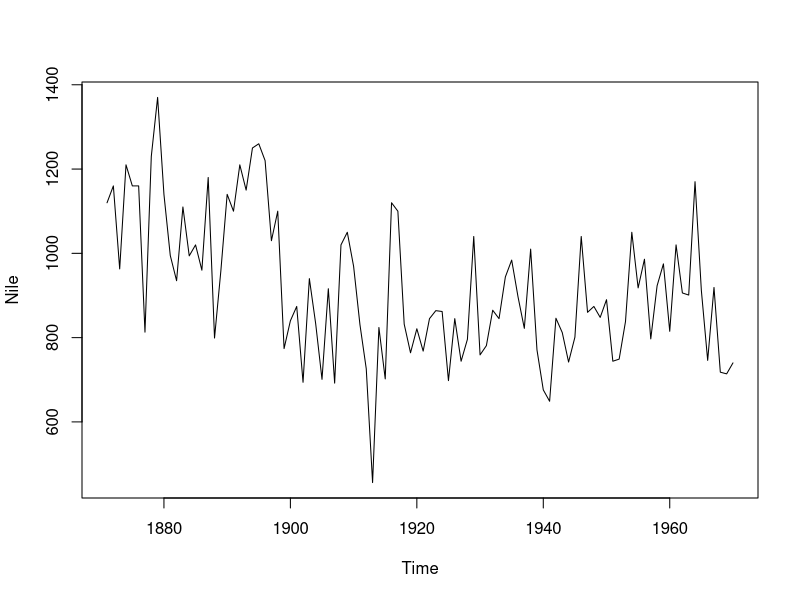
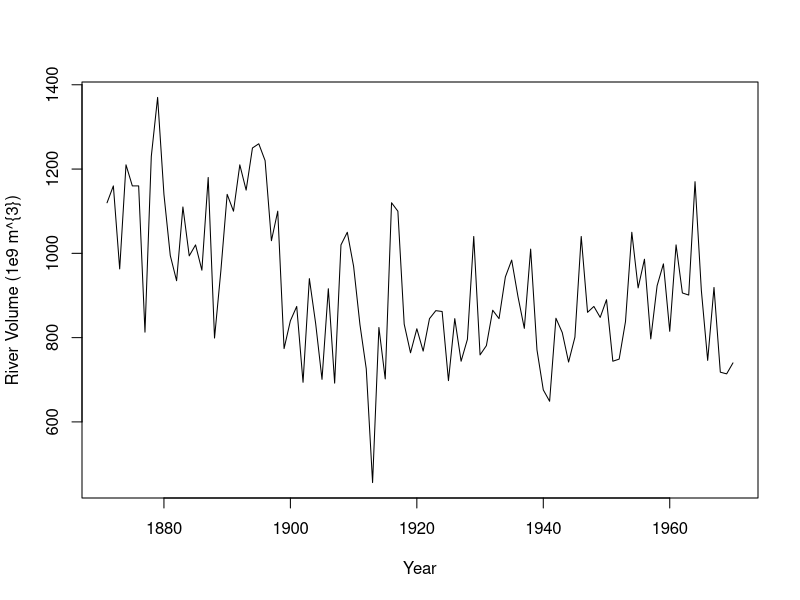
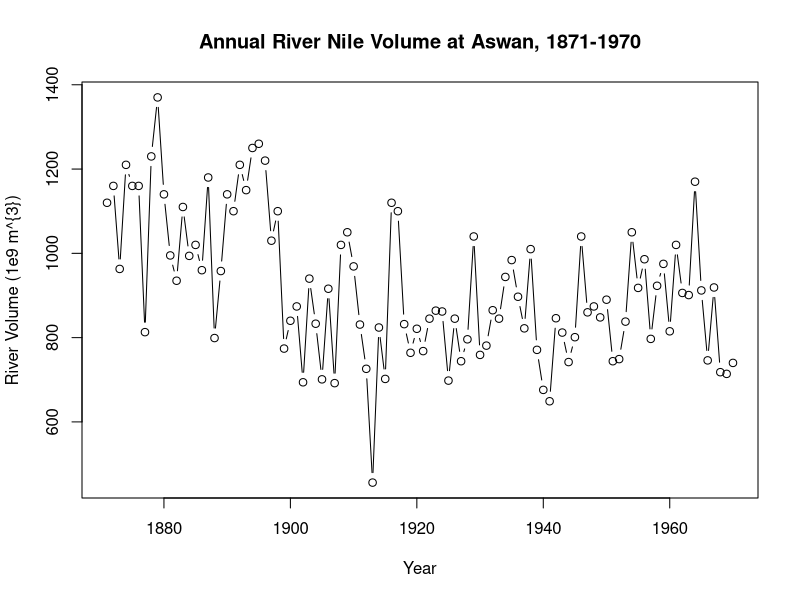
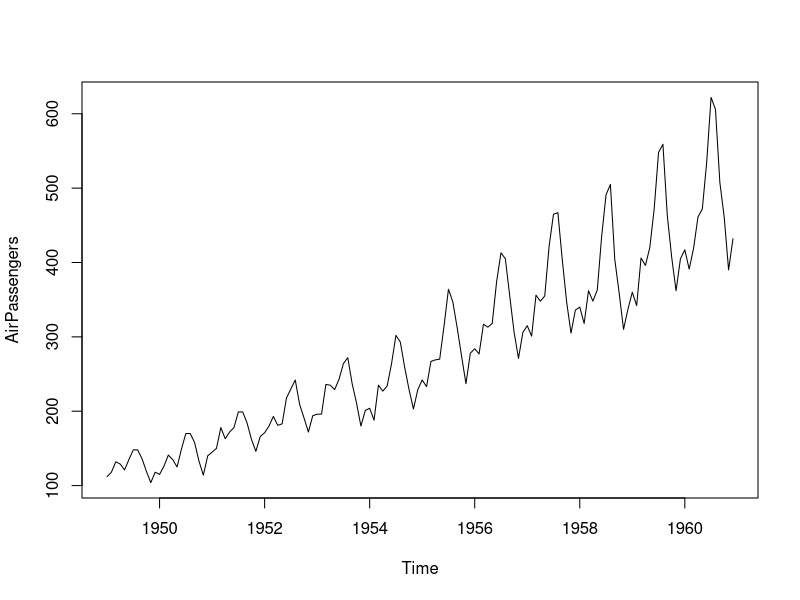

Write the R code that produced these figures, in order. (Note: this script raises an error after producing the figures.)
## ---- chunk 1
# Print the Nile dataset
print(Nile)

# List the number of observations in the Nile dataset
length(Nile)

# Display the first 10 elements of the Nile dataset
head(Nile, 10)

# Display the last 12 elements of the Nile dataset
tail(Nile, 12)

## ---- chunk 2
# Plot the Nile data
plot(Nile)

# Plot the Nile data with xlab and ylab arguments
plot(Nile, xlab = "Year", ylab = "River Volume (1e9 m^{3})")

# Plot the Nile data with xlab, ylab, main, and type arguments
plot(Nile, xlab = "Year", ylab = "River Volume (1e9 m^{3})", main = "Annual River Nile Volume at Aswan, 1871-1970", type ="b")

## ---- chunk 3
# Plot AirPassengers
plot(AirPassengers)

# View the start and end dates of AirPassengers
start(AirPassengers)
end(AirPassengers)



# Use time(), deltat(), frequency(), and cycle() with AirPassengers 
time(AirPassengers)
deltat(AirPassengers)
frequency(AirPassengers)
cycle(AirPassengers)



## ---- chunk 4
# Plot the continuous_series using continuous time indexing
par(mfrow=c(2,1))
plot(continuous_time_index,continuous_series, type = "b")

# Make a discrete time index using 1:20 
discrete_time_index <-seq(1:20)

# Now plot the continuous_series using discrete time indexing
plot(discrete_time_index,continuous_series, type = "b")

## ---- chunk 5
# Plot the AirPassengers data
plot(AirPassengers)

# Compute the mean of AirPassengers
mean(AirPassengers)

# Impute mean values to NA in AirPassengers
AirPassengers[85:96] <- mean(AirPassengers, na.rm = TRUE)

# Generate another plot of AirPassengers
plot(AirPassengers)

# Add the complete AirPassengers data to your plot
rm(AirPassengers)
points(AirPassengers, type = "l", col = 2, lty = 3)

## ---- chunk 6
# Use print() and plot() to view data_vector
print(data_vector)
plot(data_vector)

# Convert data_vector to a ts object with start = 2004 and frequency = 4
time_series <- ts(data_vector, start = 2004, frequency = 4)

# Use print() and plot() to view time_series
print(time_series)
plot(time_series)

## ---- chunk 7
# Check whether data_vector and time_series are ts objects
is.ts(data_vector)
is.ts(time_series)


# Check whether Nile is a ts object
is.ts(Nile)

# Check whether AirPassengers is a ts object
is.ts(AirPassengers)

## ---- chunk 8
data("EuStockMarkets")
eu_stocks <- EuStockMarkets
# Check whether eu_stocks is a ts object
is.ts(eu_stocks)

# View the start, end, and frequency of eu_stocks
start(eu_stocks)
end(eu_stocks)
frequency(eu_stocks)



# Generate a simple plot of eu_stocks
plot(eu_stocks)

# Use ts.plot with eu_stocks
ts.plot(eu_stocks, col = 1:4, xlab = "Year", ylab = "Index Value", main = "Major European Stock Indices, 1991-1998")

# Add a legend to your ts.plot
legend("topleft", colnames(eu_stocks), lty = 1, col = 1:4, bty = "n")

## ---- chunk 9
rapid_growth <- c(6.22644721334281, 6.10335382233382, 6.29634123585615, 6.24622955111167, 
6.22843195527522, 6.28229708775537, 6.20844741922452, 6.20972128804789, 
6.35827250415224, 6.28572984126078, 6.29387377889552, 6.16014735145226, 
6.31171477530532, 6.34460185650482, 6.25941927762177, 6.18867511691063, 
6.38790705099065, 6.38211034916024, 6.42322549478775, 6.4318422960411, 
6.40873477794284, 6.37508734151749, 6.31744522223519, 6.46788076206124, 
6.23382236782298, 6.40868419809582, 6.40283085141402, 6.41937842976356, 
6.30062859840956, 6.50848865168789, 6.53252585448752, 6.4225676888201, 
6.56693585306342, 6.54290112400289, 6.52492605202954, 6.49093634370728, 
6.46568125422392, 6.39947651373773, 6.50243362179406, 6.47845692668784, 
6.40703070676956, 6.54632451169874, 6.46396896781775, 6.75200389180284, 
6.50328328954751, 6.35174292371473, 6.67422454855503, 6.62219288746384, 
6.41476108293605, 6.43719203115034, 6.72539251138006, 6.46129116769531, 
6.60235483491626, 6.64936315848762, 6.53216909563942, 6.50393344502688, 
6.56939936271001, 6.82239761937805, 6.48632679303797, 6.55179037142821, 
6.52721681333954, 6.66151960536819, 6.57323912069037, 6.69491787322661, 
6.71025455545394, 6.4875098623154, 6.5976094065566, 6.65097574043069, 
6.46334569409202, 6.83756010365691, 6.52308725269382, 6.89596890707456, 
6.49963450012032, 6.70138073649028, 6.78378805946117, 6.82900956493073, 
6.87671045494522, 6.65586412994792, 6.78105582107621, 6.87869539045853, 
6.80567650980035, 6.9282886773914, 6.98021390044576, 6.78690965068204, 
6.79080811988766, 6.85687324422581, 6.77769160645684, 6.95059216963548, 
6.80362618929694, 6.98439998172557, 6.83937514670541, 6.82648372642902, 
6.76942049838646, 6.69844037789147, 6.91201386077297, 6.91589786378861, 
7.081279365728, 6.62269723643191, 6.85380081770285, 6.78729839010667, 
6.97997757673786, 7.00409281457646, 7.0301370200274, 6.88330838114885, 
6.85452432960534, 7.07142280689253, 7.11243105220367, 6.88448226209977, 
6.72947618664758, 7.1881141525679, 6.74800100349129, 7.09076506309115, 
7.15029262699804, 7.20731260322573, 7.00545657231082, 7.18905950184368, 
7.14576273692186, 6.96435196790078, 7.09347707755427, 6.98901289603892, 
7.15807071571375, 7.0861393036455, 6.96453837871522, 7.08007503607121, 
7.06184312320099, 6.970443266778, 7.26477812949222, 6.97621062749874, 
7.33910288239914, 7.29108186763736, 7.02794060038759, 7.16709321266713, 
7.3494070973242, 7.19511509230523, 7.18191405213385, 7.08107491410905, 
7.30144057114722, 7.12361532128538, 7.12106824351186, 7.29207052275869, 
7.19184016387511, 7.37117971137166, 7.22487208663911, 7.31558843331146, 
7.41453526842476, 7.44109377015137, 7.34630937946721, 7.39375688767601, 
7.5357548122989, 7.2230191007094, 7.27219792344658, 7.27754962755863, 
7.3651268103319, 7.42729707447298, 7.41553982321997, 7.17919122609255, 
7.18994543004138, 7.18773237814052, 7.34632391396533, 7.38162903767151, 
7.47790970913714, 7.31975684228401, 7.37281459204766, 7.39487334104795, 
7.34254155465234, 7.27206738741634, 7.42794795886081, 7.52332447049693, 
7.42260086748169, 7.51339668490706, 7.42193557510494, 7.48525411080987, 
7.41414498862142, 7.58580854844815, 7.62301240707291, 7.56480377155094, 
7.54523340699751, 7.30462202063205, 7.60781460317569, 7.4937562577587, 
7.58934505855497, 7.32446045453292, 7.4088965098932, 7.32862341178055, 
7.4363921995442, 7.39465343615595, 7.48845960812977, 7.35710160410629, 
7.5400883395603, 7.74888412502893, 7.5714673984741, 7.50674546593622, 
7.67545889501181, 7.72380440037869, 7.62667809326483, 7.63972455710096, 
7.605920282382, 7.67101631529587, 7.48172515305964, 7.60758361556912
)
# Log rapid_growth
linear_growth <- log(rapid_growth)
  
# Plot linear_growth using ts.plot()
 ts.plot(linear_growth)

## ---- chunk 10
z <- c(6.22644721334281, 6.10335382233382, 6.29634123585615, 6.24622955111167, 
6.22843195527522, 6.28229708775537, 6.20844741922452, 6.20972128804789, 
6.35827250415224, 6.28572984126078, 6.29387377889552, 6.16014735145226, 
6.31171477530532, 6.34460185650482, 6.25941927762177, 6.18867511691063, 
6.38790705099065, 6.38211034916024, 6.42322549478775, 6.4318422960411, 
6.40873477794284, 6.37508734151749, 6.31744522223519, 6.46788076206124, 
6.23382236782298, 6.40868419809582, 6.40283085141402, 6.41937842976356, 
6.30062859840956, 6.50848865168789, 6.53252585448752, 6.4225676888201, 
6.56693585306342, 6.54290112400289, 6.52492605202954, 6.49093634370728, 
6.46568125422392, 6.39947651373773, 6.50243362179406, 6.47845692668784, 
6.40703070676956, 6.54632451169874, 6.46396896781775, 6.75200389180284, 
6.50328328954751, 6.35174292371473, 6.67422454855503, 6.62219288746384, 
6.41476108293605, 6.43719203115034, 6.72539251138006, 6.46129116769531, 
6.60235483491626, 6.64936315848762, 6.53216909563942, 6.50393344502688, 
6.56939936271001, 6.82239761937805, 6.48632679303797, 6.55179037142821, 
6.52721681333954, 6.66151960536819, 6.57323912069037, 6.69491787322661, 
6.71025455545394, 6.4875098623154, 6.5976094065566, 6.65097574043069, 
6.46334569409202, 6.83756010365691, 6.52308725269382, 6.89596890707456, 
6.49963450012032, 6.70138073649028, 6.78378805946117, 6.82900956493073, 
6.87671045494522, 6.65586412994792, 6.78105582107621, 6.87869539045853, 
6.80567650980035, 6.9282886773914, 6.98021390044576, 6.78690965068204, 
6.79080811988766, 6.85687324422581, 6.77769160645684, 6.95059216963548, 
6.80362618929694, 6.98439998172557, 6.83937514670541, 6.82648372642902, 
6.76942049838646, 6.69844037789147, 6.91201386077297, 6.91589786378861, 
7.081279365728, 6.62269723643191, 6.85380081770285, 6.78729839010667, 
6.97997757673786, 7.00409281457646, 7.0301370200274, 6.88330838114885, 
6.85452432960534, 7.07142280689253, 7.11243105220367, 6.88448226209977, 
6.72947618664758, 7.1881141525679, 6.74800100349129, 7.09076506309115, 
7.15029262699804, 7.20731260322573, 7.00545657231082, 7.18905950184368, 
7.14576273692186, 6.96435196790078, 7.09347707755427, 6.98901289603892, 
7.15807071571375, 7.0861393036455, 6.96453837871522, 7.08007503607121, 
7.06184312320099, 6.970443266778, 7.26477812949222, 6.97621062749874, 
7.33910288239914, 7.29108186763736, 7.02794060038759, 7.16709321266713, 
7.3494070973242, 7.19511509230523, 7.18191405213385, 7.08107491410905, 
7.30144057114722, 7.12361532128538, 7.12106824351186, 7.29207052275869, 
7.19184016387511, 7.37117971137166, 7.22487208663911, 7.31558843331146, 
7.41453526842476, 7.44109377015137, 7.34630937946721, 7.39375688767601, 
7.5357548122989, 7.2230191007094, 7.27219792344658, 7.27754962755863, 
7.3651268103319, 7.42729707447298, 7.41553982321997, 7.17919122609255, 
7.18994543004138, 7.18773237814052, 7.34632391396533, 7.38162903767151, 
7.47790970913714, 7.31975684228401, 7.37281459204766, 7.39487334104795, 
7.34254155465234, 7.27206738741634, 7.42794795886081, 7.52332447049693, 
7.42260086748169, 7.51339668490706, 7.42193557510494, 7.48525411080987, 
7.41414498862142, 7.58580854844815, 7.62301240707291, 7.56480377155094, 
7.54523340699751, 7.30462202063205, 7.60781460317569, 7.4937562577587, 
7.58934505855497, 7.32446045453292, 7.4088965098932, 7.32862341178055, 
7.4363921995442, 7.39465343615595, 7.48845960812977, 7.35710160410629, 
7.5400883395603, 7.74888412502893, 7.5714673984741, 7.50674546593622, 
7.67545889501181, 7.72380440037869, 7.62667809326483, 7.63972455710096, 
7.605920282382, 7.67101631529587, 7.48172515305964, 7.60758361556912
)
# Generate the first difference of z
dz <- diff(z)
  
# Plot dz
ts.plot(dz)

# View the length of z and dz, respectively
length(z)
length(dz)


## ---- chunk 11
x <- 
c(-4.19803335973822, 9.56900905050747, 5.17514338906622, -9.69164636184119, 
-3.21529357476552, 10.8436693062559, 6.45215865708188, -10.8335590731441, 
-2.23535073514566, 10.119832962947, 6.57964573528545, -8.65656473226148, 
-2.51500138847406, 9.83743416797243, 7.38619432726046, -8.24350355631342, 
-4.26403257072438, 8.89886143008727, 8.54433581556254, -8.06691284107053, 
-4.02302530566536, 9.82267856454484, 7.77285238609707, -6.58777686807675, 
-3.45917112006633, 10.6138505016733, 7.37445047382904, -5.79871450522201, 
-1.20471055826558, 11.4292358845515, 7.57004694873634, -4.96838375977415, 
-2.00378659668805, 11.9413482982078, 9.40667210265289, -4.39658482425492, 
-1.55557889273259, 12.5998771289623, 8.50291637845889, -3.72896826710606, 
-2.82700000921691, 13.3759812867942, 8.12894114749321, -3.14924907770406, 
-2.79947272334396, 13.7105701226795, 6.75521688156725, -3.77974417787649, 
-3.76827394084617, 13.6253358560593, 6.53793056349892, -3.24909834265677, 
-5.02419102826334, 13.3553731337997, 6.93116080641335, -3.52735350362993, 
-5.19732896878058, 11.5797913233393, 7.16244857247412, -1.89460681643879, 
-5.77779700690048, 12.4826952884178, 6.20808841277938, -3.43403797043816, 
-7.08072100968159, 11.4136557746633, 6.74199013667799, -3.53237586423137, 
-8.39354230059932, 12.5072611286297, 6.47317547164243, -3.74524618197473, 
-9.42620870823793, 12.3808170457897, 8.04824272204917, -2.83152774381656, 
-7.30189285880787, 12.7658383061004, 8.22369850629786, -4.44813067987144, 
-6.96355759602497, 12.0340049862918, 7.57492470964176, -5.40221818593254, 
-6.56819814480662, 10.8964815061608, 7.27657057973042, -4.03787337902209, 
-6.72301328397502, 12.1808149692035, 8.28516213832065, -4.15934247966369, 
-6.36067044646075, 12.7530177649457, 8.66591165178255, -5.44053784032607, 
-4.87493170537183, 12.6001974041011, 8.16258920594197, -6.53957167229621
)
# Generate a diff of x with lag = 4. Save this to dx
dx <- diff(x, lag= 4)
  
# Plot dx
ts.plot(dx)

# View the length of x and dx, respectively 
length(x)
length(dx)


## ---- chunk 12
# Simulate a WN model with list(order = c(0, 0, 0))
white_noise <- arima.sim(model = list(order = c(0, 0, 0)), n = 100)

# Plot your white_noise data
ts.plot(white_noise)

# Simulate from the WN model with: mean = 100, sd = 10
white_noise_2 <- arima.sim(model = list(order = c(0, 0, 0)), n = 100, mean = 100, sd = 10)

# Plot your white_noise_2 data
ts.plot(white_noise_2)

## ---- chunk 13
y <- structure(c(109.761335203807, 98.3161015661823, 100.63294691568, 
88.7433987127593, 101.872377016961, 104.628357308022, 96.6446185677499, 
102.861935537741, 112.762472095071, 82.2321895604405, 88.9443425162465, 
94.603184959066, 105.611134283638, 113.827759889612, 104.823186799211, 
101.296287605209, 82.9845883499902, 88.9605839815819, 100.600456607996, 
91.035249256563, 100.1928594042, 95.3253727241077, 94.5864315510523, 
121.358295918349, 87.3787382991481, 96.8900652561591, 90.5130974518601, 
99.9084292221271, 102.569341770317, 104.961440623652, 104.734635474905, 
88.0046450549299, 100.779432761891, 121.647764133843, 85.7708319146464, 
79.1542817751461, 98.1884698770029, 99.9000575918412, 98.9108408854003, 
101.644224781541, 102.795262786231, 84.6511153287627, 96.478695879623, 
105.815471102771, 98.5186873070791, 105.24366218935, 109.612642086809, 
85.1420130618153, 82.8144174251857, 103.036291436483, 93.5696735465724, 
98.0892223944794, 81.2546061795588, 109.185538293753, 80.4318090604482, 
103.559532399435, 80.2226855501286, 84.9747654707037, 107.783629803383, 
92.612875815647, 99.8029344059519, 107.250849637866, 98.6637847611836, 
91.9227453154993, 98.3264180218282, 112.734017659718, 96.0281067924588, 
92.6490908853105, 83.0848439102975, 97.2219648542801, 106.613612756687, 
97.3694287042478, 108.784654442207, 104.918584253723, 84.4434297475219, 
85.6078609998276, 96.5152905606852, 94.1810528014953, 85.0285128829162, 
63.2662175136146, 87.2213673144322, 103.522954295167, 105.602155542432, 
103.260391527392, 101.115192549417, 108.456965675889, 97.676314341323, 
103.010808274931, 100.617555510141, 105.581077298303, 98.7272241180465, 
98.4399563595089, 90.7821910344929, 92.7459923258825, 102.937624393826, 
83.9530591640689, 110.159366234931, 104.175781699309, 99.2787550528578, 
103.251148823917), .Tsp = c(1, 100, 1), class = "ts")

# Fit the WN model to y using the arima command
arima(y, order = c(0,0,0))

# Calculate the sample mean and sample variance of y
mean(y)
var(y)


## ---- chunk 14
# Generate a RW model using arima.sim
random_walk <- arima.sim(model = list(order = c(0, 1, 0)), n = 100)

# Plot random_walk
ts.plot(random_walk)

# Calculate the first difference series
random_walk_diff <- diff(random_walk)

# Plot random_walk_diff
ts.plot(random_walk_diff)
  
## ---- chunk 15
# Generate a RW model with a drift uing arima.sim
rw_drift <- arima.sim(model = list(order = c(0,1,0)), n = 100, mean = 1)

# Plot rw_drift
ts.plot(rw_drift)


# Calculate the first difference series
rw_drift_diff <- diff(rw_drift)

# Plot rw_drift_diff
ts.plot(rw_drift_diff)

## ---- chunk 16
structure(c(0, 0.840799690805892, 0.637459389341622, 0.757921658699468, 
0.51187422142312, 0.113766891514572, 0.278972783338605, 0.277594629974007, 
0.603058933300874, 2.91209633642732, 3.18199136208394, 2.55157314365465, 
3.26756203062092, 4.99979931564387, 7.10915802250204, 8.01070864926096, 
8.23772461506037, 8.70157227268806, 9.05126103820082, 13.3200713895243, 
12.167575412894, 11.5324303105757, 12.2601004793325, 12.5767819422196, 
12.6632633175434, 12.7256680349732, 13.1994836806694, 12.8396495033226, 
13.5061940806857, 15.4816848106994, 16.177107725103, 16.8365295156745, 
16.6163362311588, 16.1808336886557, 16.9662659934889, 16.7270308469477, 
17.6561798270108, 20.8901636724502, 20.0567603436916, 22.4168556898516, 
23.1628256130545, 22.9168361903724, 21.9326982045095, 22.65474670326, 
23.6325743016245, 24.8637728096747, 25.5358779389007, 27.2225699268809, 
27.3721605280673, 29.0197579376152, 30.86984194858, 32.4859913444825, 
33.1883373188887, 33.7998279266371, 32.7718376006665, 33.3293449130956, 
36.0168049817462, 36.4458500836042, 38.2388466589622, 39.1157216648363, 
38.7992108420878, 39.2275167845668, 37.5690113188738, 40.0882062820111, 
40.5380768982454, 40.757863652738, 41.5757014101746, 41.1067983652453, 
41.1064560275605, 40.645532029424, 39.5554850868954, 40.4312197530977, 
41.9604182429803, 43.6866496098288, 45.2350442037095, 45.9024581686138, 
47.540457130699, 49.0971826208823, 48.9170239101692, 48.0796342742815, 
46.7765324003763, 47.9775098038997, 46.4334192966129, 45.9453639155814, 
47.0727461261722, 47.1890042341391, 51.2925270988872, 52.1247376806133, 
51.3796798321698, 52.127045835946, 51.2230171217941, 52.6301981357515, 
52.4262448587789, 51.3564738575462, 52.2017865810857, 53.3817249795485, 
55.0244437963563, 55.9303590282021, 55.5117187960721, 58.308031867784, 
58.1183345226755), .Tsp = c(0, 100, 1), class = "ts")
# Difference your random_walk data
rw_diff <- diff(random_walk)

# Plot rw_diff
ts.plot(rw_diff)

# Now fit the WN model to the differenced data
model_wn <- arima(rw_diff, order = c(0, 0, 0))

# Store the value of the estimated time trend (intercept)
int_wn <- model_wn$coef

# Plot the original random_walk data
ts.plot(random_walk)

# Use abline(0, ...) to add time trend to the figure
abline(0, int_wn)

## ---- chunk 17
# Use arima.sim() to generate WN data
white_noise <- arima.sim(model = list(order = c(0, 0, 0)), n = 100)

# Use cumsum() to convert your WN data to RW
random_walk <- cumsum(white_noise)
  
# Use arima.sim() to generate WN drift data
wn_drift <- arima.sim(model = list(order = c(0, 0, 0)), n = 100, mean = 0.4)
  
# Use cumsum() to convert your WN drift data to RW
rw_drift <- cumsum(wn_drift)

# Plot all four data objects
plot.ts(cbind(white_noise, random_walk, wn_drift, rw_drift))

## ---- chunk 18
# Plot eu_stocks
plot(eu_stocks)

# Use this code to convert prices to returns
returns <- eu_stocks[-1,] / eu_stocks[-1860,] - 1

# Convert returns to ts
returns <- ts(returns, start = c(1991, 130), frequency = 260)

# Plot returns
plot(returns)

# Use this code to convert prices to log returns
logreturns <- diff(log(eu_stocks))

# Plot logreturns
plot(logreturns)

## ---- chunk 19
# Generate means from eu_percentreturns
colMeans(eu_percentreturns)

# Use apply to calculate sample variance from eu_percentreturns
apply(eu_percentreturns, MARGIN = 2, FUN = var)

# Use apply to calculate standard deviation from eu_percentreturns
apply(eu_percentreturns, MARGIN = 2, FUN = sd)


# Display a histogram of percent returns for each index
par(mfrow = c(2,2))
apply(eu_percentreturns, MARGIN = 2, FUN = hist, main = "", xlab = "Percentage Return")

# Display normal quantile plots of percent returns for each index
par(mfrow = c(2,2))
apply(eu_percentreturns, MARGIN = 2, FUN = qqnorm, main = "")
qqline(eu_percentreturns)

## ---- chunk 20
# Make a scatterplot of DAX and FTSE
plot(DAX, FTSE)

# Make a scatterplot matrix of eu_stocks
pairs(eu_stocks)

# Convert eu_stocks to log returns
logreturns <- diff(log(eu_stocks))

# Plot logreturns
plot(logreturns)

# Make a scatterplot matrix of logreturns
pairs(logreturns)

## ---- chunk 21
# Use cov() with DAX_logreturns and FTSE_logreturns
cov(DAX_logreturns, FTSE_logreturns)

# Use cov() with logreturns
cov(logreturns)

# Use cor() with DAX_logreturns and FTSE_logreturns
cor(DAX_logreturns, FTSE_logreturns)

# Use cor() with logreturns
cor(logreturns)

## ---- chunk 22
x <- structure(c(2.06554378999052, 1.29963802747643, 0.0335779991586895, 
-0.342580650531909, 0.232561264239081, 0.46812007757113, 4.34111562210087, 
2.82007636228017, 2.90799984071324, 2.33495060661069, 1.15989953753479, 
0.820086588740494, -0.243389267211544, -0.0335590712563976, -1.53548215546505, 
-0.693637973739278, -1.41731647913027, -0.766231785942881, 0.835360597257352, 
0.0439534524450661, 1.07447505996982, 1.5020036027448, -0.212386088917419, 
0.329965209904814, -0.750334696700575, -0.105220383198473, 0.204719175021121, 
-0.171705954006398, 0.871813778112284, 1.47213721162498, 0.841125913637882, 
0.964301566136786, 0.668290270984329, -0.257526914755386, 0.0819391631343625, 
-1.46057000075104, -1.26726829570465, -2.19329185949954, -2.21008902344996, 
0.423389452815624, -1.01513892966255, -1.54446228520407, -0.725240364402779, 
0.703523784166033, -0.361084556007819, -0.77422092427256, -0.500236026772146, 
1.31369378401712, 1.15621723070589, 0.68782374979697, -0.794751834644245, 
0.325633249568306, 2.0095555559387, 1.70614292642194, 0.999106399555225, 
0.689327119331469, 0.657642591549493, 1.51403467336298, 0.858064132912175, 
1.96951272989531, 2.98268339457276, 3.01781321858016, 1.30009670720816, 
0.711402245361869, 0.40782908014827, -0.534298043336185, -0.211472510177074, 
1.72814428234011, -0.755416648231175, -1.34178776534351, -1.72317007489008, 
-2.78147841278781, -1.72572506879694, -3.49466070731688, -2.41789448795634, 
-0.137442480792043, -0.158053099447877, -0.278653567565077, -0.974934997318935, 
-1.52666608326988, -1.04093145865982, -1.26059747870986, -1.44067011754422, 
-1.23902633066549, -0.446681739672754, 1.12562870363429, 3.25518487757103, 
1.13570548962271, 0.989924110291071, 0.382442689493209, 2.71124649038012, 
2.42216864579738, 1.78509980647879, -1.03092108862379, -1.06607323110348, 
-2.63465306008288, -2.66808168921168, -1.3041139901592, -1.04269885346643, 
0.402152604308987, -0.489282505055282, -0.493814702173949, -1.08457733222616, 
-0.274569450436422, -1.84390880966614, -2.09907628897715, -1.88923578155269, 
-1.84534262698994, -0.338121587755231, -1.20911695064133, -0.501577007092149, 
-0.582987341692286, -1.6657587113247, -1.41327839377678, -2.55380295772017, 
-0.868952900274749, -2.16915011833288, -2.60202618436534, -2.05678158944641, 
-0.876541096217024, 1.32919650125563, 1.07620973692969, -0.964326975837399, 
-1.8148002739182, -2.05757607832246, -2.34353352829789, -0.0146716297323564, 
0.773214544894368, 0.0310621391253578, 1.16999559355939, 2.677322934875, 
4.5776173640027, 4.90582957736755, 4.13300370509818, 4.0439809933119, 
1.350813328708, 0.614290430972183, 1.42969022855235, 0.792311539558566, 
1.34178061484686, 2.22016550780845, 2.8250228986348, 2.43279283228673, 
1.89023417675106, 0.468774016196125, -1.30680558499926, -1.45910587790943, 
0.211693298842279, 1.10203353866499, 1.42360646147849), .Tsp = c(1, 
150, 1), class = "ts")
# number of periods in time series predfined as 150
n <- 150

# Define x_t0 as x[-1]
x_t0 <- x[-1]

# Define x_t1 as x[-n]
x_t1 <- x[-n]

# Confirm that x_t0 and x_t1 are (x[t], x[t-1]) pairs  
head(cbind(x_t0, x_t1))
  
# Plot x_t0 and x_t1
plot(x_t0, x_t1)

# View the correlation between x_t0 and x_t1
cor(x_t0, x_t1)

# Use acf with x
acf(x, lag.max = 1, plot = FALSE)

# Confirm that difference factor is (n-1)/n
cor(x_t1, x_t0) * (n-1)/n

## ---- chunk 23
# Generate ACF estimates for x up to lag-10
acf(x, lag.max = 10, plot = FALSE)

# Type the ACF estimate at lag-10 
0.100

# Type the ACF estimate at lag-5
0.198

## ---- chunk 24
# View the ACF of x
acf(x)

# View the ACF of y
acf(y)

# View the ACF of z
acf(z)

## ---- chunk 25

set.seed(42)


# Simulate an AR model with 0.5 slope
x <- arima.sim(model = list(ar=0.5), n =100)

# Simulate an AR model with 0.9 slope
y <- arima.sim(model = list(ar=0.9), n =100)

# Simulate an AR model with -0.75 slope
z <- arima.sim(model = list(ar=-0.75), n =100)

# Plot your simulated data
plot.ts(cbind(x, y, z))

## ---- chunk 26
# Calculate the ACF for x
acf(x)

# Calculate the ACF for y
acf(y)

# Calculate the ACF for z
acf(z)

## ---- chunk 27
# Simulate and plot AR model with slope 0.9 
x <- arima.sim(model = list(ar=0.9), n = 200)
ts.plot(x)
acf(x)

# Simulate and plot AR model with slope 0.98
y <- arima.sim(model = list(ar=0.98), n = 200)
ts.plot(y)
acf(y)

# Simulate and plot RW model
z <- arima.sim(model = list(order = c(0, 1, 0)), n = 200)
ts.plot(z)
acf(z)

## ---- chunk 28
# Fit the AR model to x
arima(x, order = c(1, 0, 0))

# Copy and paste the slope (ar1) estimate
0.8575

# Copy and paste the slope mean (intercept) estimate
-0.0948

# Copy and paste the innovation variance (sigma^2) estimate
1.022

# Fit the AR model to AirPassengers
AR <- arima(AirPassengers, order= c(1, 0, 0))
print(AR)

# Run the following commands to plot the series and fitted values
ts.plot(AirPassengers)
AR_fitted <- AirPassengers - residuals(AR)
points(AR_fitted, type = "l", col = 2, lty = 2)

## ---- chunk 29
# Fit an AR model to Nile
AR_fit <-arima(Nile, order  = c(1, 0, 0))
print(AR_fit)

# Use predict() to make a 1-step forecast
predict_AR <- predict(AR_fit)

# Obtain the 1-step forecast using $pred[1]
predict_AR$pred[1]

# Use predict to make 1-step through 10-step forecasts
predict(AR_fit, n.ahead = 10)

# Run to plot the Nile series plus the forecast and 95% prediction intervals
ts.plot(Nile, xlim = c(1871, 1980))
AR_forecast <- predict(AR_fit, n.ahead = 10)$pred
AR_forecast_se <- predict(AR_fit, n.ahead = 10)$se
points(AR_forecast, type = "l", col = 2)
points(AR_forecast - 2*AR_forecast_se, type = "l", col = 2, lty = 2)
points(AR_forecast + 2*AR_forecast_se, type = "l", col = 2, lty = 2)

## ---- chunk 30
# Generate MA model with slope 0.5
x <- arima.sim(model = list(ma = 0.5), n = 100)

# Generate MA model with slope 0.9
y <- arima.sim(model = list(ma = 0.9), n = 100)

# Generate MA model with slope -0.5
z <- arima.sim(model = list(ma = -0.5), n = 100)

# Plot all three models together
plot.ts(cbind(x, y, x))

## ---- chunk 31
# Calculate ACF for x
acf(x)

# Calculate ACF for y
acf(y)

# Calculate ACF for z
acf(z)

## ---- chunk 32
# Fit the MA model to x
arima(x, order = c(0, 0, 1))

# Paste the slope (ma1) estimate below
0.7928

# Paste the slope mean (intercept) estimate below
0.1589

# Paste the innovation variance (sigma^2) estimate below
0.9576

# Fit the MA model to Nile
MA <- arima(Nile, order = c(0, 0, 1))
print(MA)

# Plot Nile and MA_fit 
ts.plot(Nile)
MA_fit <- Nile - resid(MA)
points(MA_fit, type = "l", col = 2, lty = 2)

## ---- chunk 33
# Make a 1-step forecast based on MA
predict_MA <- predict(MA)

# Obtain the 1-step forecast using $pred[1]
predict_MA$pred[1]

# Make a 1-step through 10-step forecast based on MA
predict(MA, n.ahead = 10)

# Plot the Nile series plus the forecast and 95% prediction intervals
ts.plot(Nile, xlim = c(1871, 1980))
MA_forecasts <- predict(MA, n.ahead = 10)$pred
MA_forecast_se <- predict(MA, n.ahead = 10)$se
points(MA_forecasts, type = "l", col = 2)
points(MA_forecasts - 2*MA_forecast_se, type = "l", col = 2, lty = 2)
points(MA_forecasts + 2*MA_forecast_se, type = "l", col = 2, lty = 2)

## ---- chunk 34
# Find correlation between AR_fit and MA_fit
cor(AR_fit, MA_fit)

# Find AIC of AR
AIC(AR)

# Find AIC of MA
AIC(MA)

# Find BIC of AR
BIC(AR)

# Find BIC of MA
BIC(MA)

